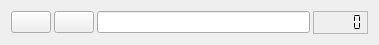
   <widget class="QWidget" name="layoutWidget">
    <property name="geometry">
     <rect>
      <x>11</x>
      <y>77</y>
      <width>379</width>
      <height>26</height>
     </rect>
    </property>
    <layout class="QGridLayout" name="gridLayout_3">
     <property name="horizontalSpacing">
      <number>3</number>
     </property>
     <item row="0" column="0">
      <widget class="QPushButton" name="select_range_3">
       <property name="text">
        <string/>
       </property>
       <property name="icon">
        <iconset resource="resources.qrc">
         <normaloff>:/styles/icon_cards_yellow_32x32.png</normaloff>:/styles/icon_cards_yellow_32x32.png</iconset>
       </property>
       <property name="iconSize">
        <size>
         <width>16</width>
         <height>16</height>
        </size>
       </property>
      </widget>
     </item>
     <item row="0" column="1">
      <widget class="QPushButton" name="button_clear_3">
       <property name="text">
        <string/>
       </property>
       <property name="icon">
        <iconset resource="resources.qrc">
         <normaloff>:/styles/icon_cancel_32x32_round.png</normaloff>:/styles/icon_cancel_32x32_round.png</iconset>
       </property>
       <property name="iconSize">
        <size>
         <width>16</width>
         <height>16</height>
        </size>
       </property>
      </widget>
     </item>
     <item row="0" column="2">
      <widget class="QLineEdit" name="range_3">
       <property name="font">
        <font>
         <pointsize>7</pointsize>
        </font>
       </property>
       <property name="text">
        <string/>
       </property>
       <property name="maxLength">
        <number>3700</number>
       </property>
      </widget>
     </item>
     <item row="0" column="3">
      <widget class="QLCDNumber" name="win_3">
       <property name="font">
        <font>
         <kerning>true</kerning>
        </font>
       </property>
       <property name="styleSheet">
        <string notr="true">color: black;</string>
       </property>
       <property name="frameShape">
        <enum>QFrame::StyledPanel</enum>
       </property>
       <property name="smallDecimalPoint">
        <bool>true</bool>
       </property>
       <property name="digitCount">
        <number>5</number>
       </property>
       <property name="segmentStyle">
        <enum>QLCDNumber::Flat</enum>
       </property>
      </widget>
     </item>
    </layout>
   </widget>
